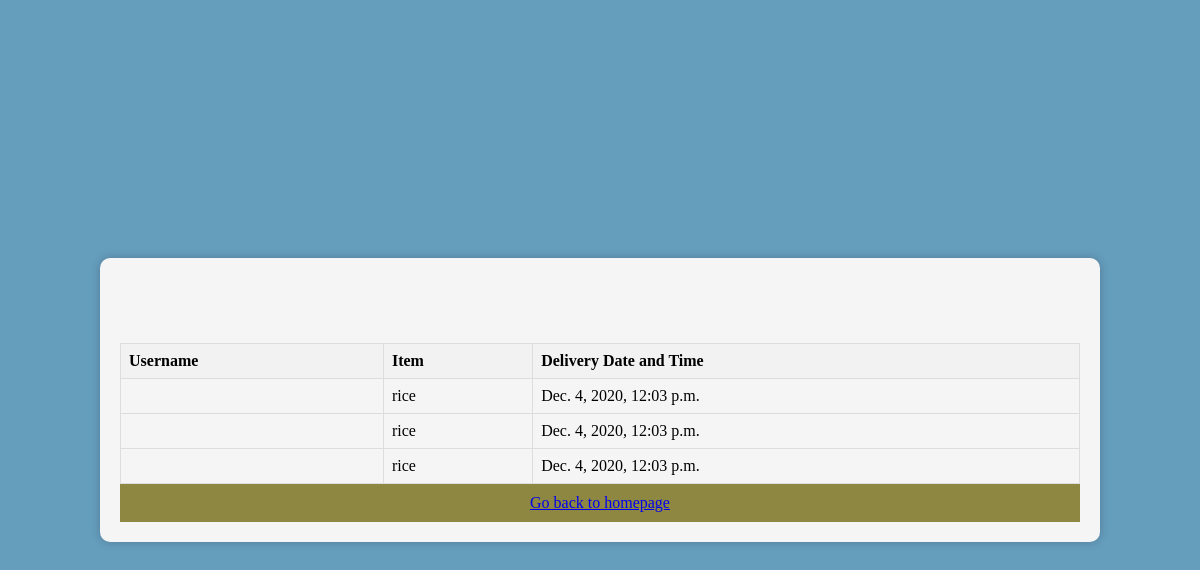
The page /organization/2/delivery-requests/ on the database its author committed.
### myapp/models.py (models this page shows, shortened)
class DeliveryRequest(models.Model):
    customer = models.ForeignKey(User, on_delete=models.CASCADE)
    shopping_list_item = models.ForeignKey(ShoppingListItem, on_delete=models.CASCADE)
    organization = models.ForeignKey(Organization, on_delete=models.CASCADE)
    location = models.CharField(max_length=100)
    delivery_datetime = models.DateTimeField()

class ShoppingListItem(models.Model):
    customer = models.ForeignKey(User, on_delete=models.CASCADE)
    product_name = models.CharField(max_length=255)
    product_type = models.CharField(max_length=100)
    expiration_date = models.DateField(null=True, blank=True)
    quantity = models.PositiveIntegerField()
    amount_of_food = models.DecimalField(max_digits=10, decimal_places=2)
    def __str__(self):
        return self.product_name

### myapp/views.py (the view)
# urls.py: path('organization/<int:organization_id>/delivery-requests/', views.organization_delivery_requests, name='organization_delivery_requests'),
def organization_delivery_requests(request, organization_id):
    organization = Organization.objects.get(id=organization_id)
    delivery_requests = DeliveryRequest.objects.filter(organization=organization)
    return render(request, 'organization_delivery_requests.html', {'delivery_requests': delivery_requests})

### myapp/templates/organization_delivery_requests.html (shortened to what this page needs)
{% load static %}
<!DOCTYPE html>
<html lang="en">
<head>
    <link rel="stylesheet" type="text/css" href="{% static 'signup.css' %}">
</head>
<body>
    <div class="table-container">
        <h1>Delivery Requests for {{ organization.username }}</h1>
        <table>
            <tr>
                <th>Username</th>
                <th>Item</th>
                <th>Delivery Date and Time</th>
            </tr>
            {% for request in delivery_requests %}
                <tr>
                    <td>{{ request.customer.user.username }}</td>
                    <td>{{ request.shopping_list_item }}</td>
                    <td>{{ request.delivery_datetime }}</td>
                </tr>
            {% empty %}
                <tr>
                    <td colspan="3">No delivery requests for this organization.</td>
                </tr>
            {% endfor %}
        </table>
        <footer>
            <a href="{% url 'organization_homepage' %}">Go back to homepage</a>
        </footer>
    </div>
</body>
</html>

### static/css/signup.css (style rules this page uses)
body { background-color: #659dbd; margin: 0; padding: 0; display: flex; justify-content: center; align-items: center; height: 100vh; }
footer { background-color: #8d8741; color: #fbeec1; padding: 10px; text-align: center; }
h1 { font-size: 24px; color: whitesmoke; font-family: 'Lato', sans-serif; }

### myapp/templates/organization_delivery_requests.html (style rules this page uses)
body { background-color: #659dbd; display: flex; justify-content: center; align-items: center; height: 100vh; margin: 0; }
.table-container { background-color: whitesmoke; border-radius: 10px; box-shadow: 0 0 10px rgba(0, 0, 0, 0.2); padding: 20px; width: 80%; text-align: center; }
table { width: 100%; border-collapse: collapse; margin-top: 20px; }
th, td { border: 1px solid #dddddd; text-align: left; padding: 8px; }
th { background-color: #f2f2f2; }

### rows shown on the page
DeliveryRequest: shopping_list_item "rice", delivery_datetime "Dec. 4, 2020, 12:03 p.m."
DeliveryRequest: shopping_list_item "rice", delivery_datetime "Dec. 4, 2020, 12:03 p.m."
DeliveryRequest: shopping_list_item "rice", delivery_datetime "Dec. 4, 2020, 12:03 p.m."
